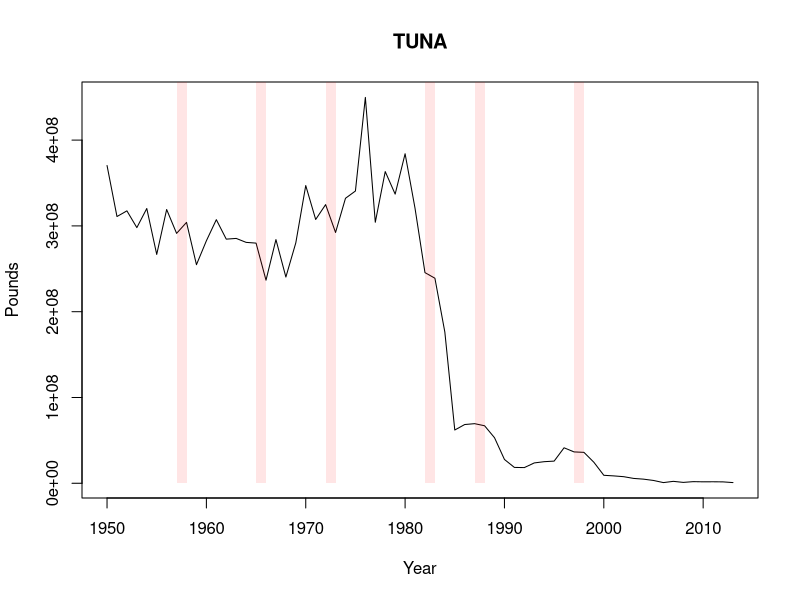
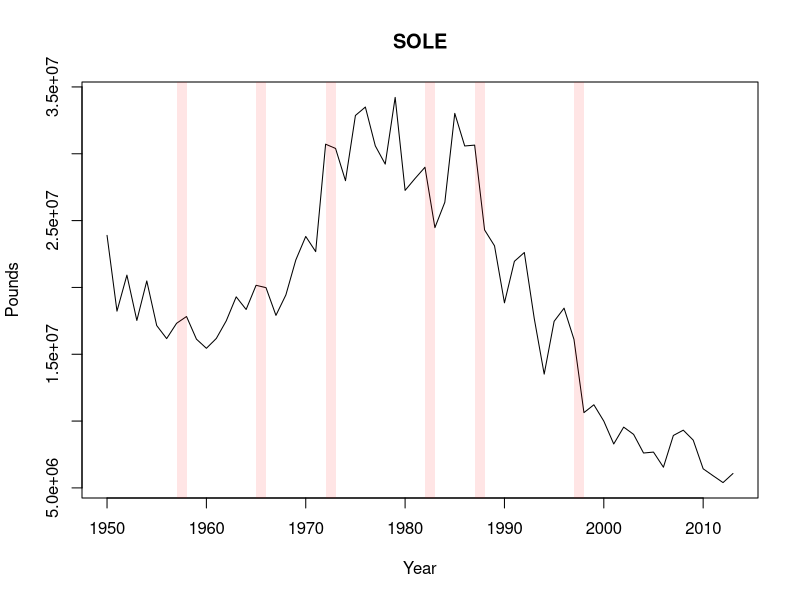
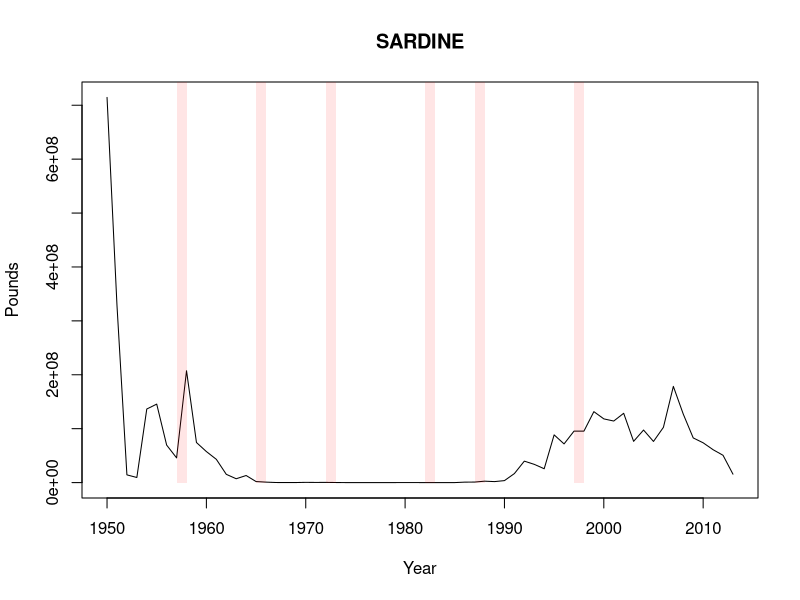
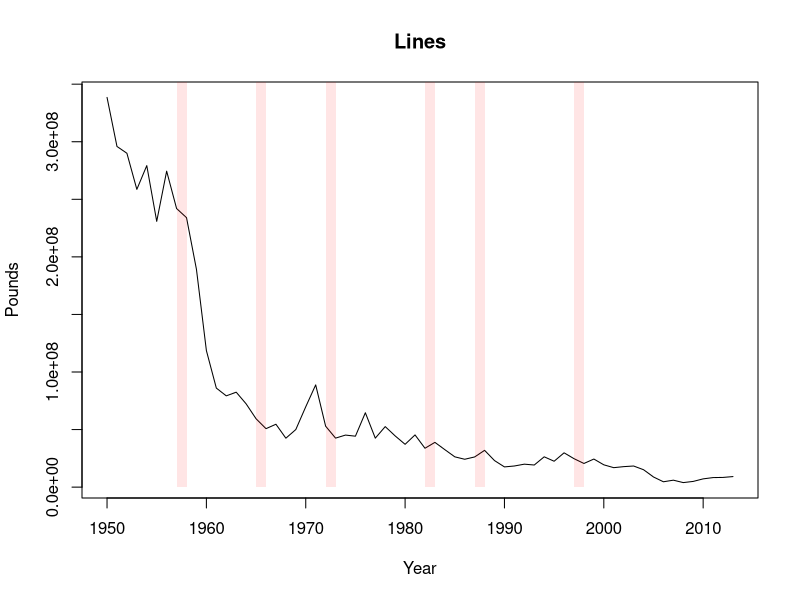
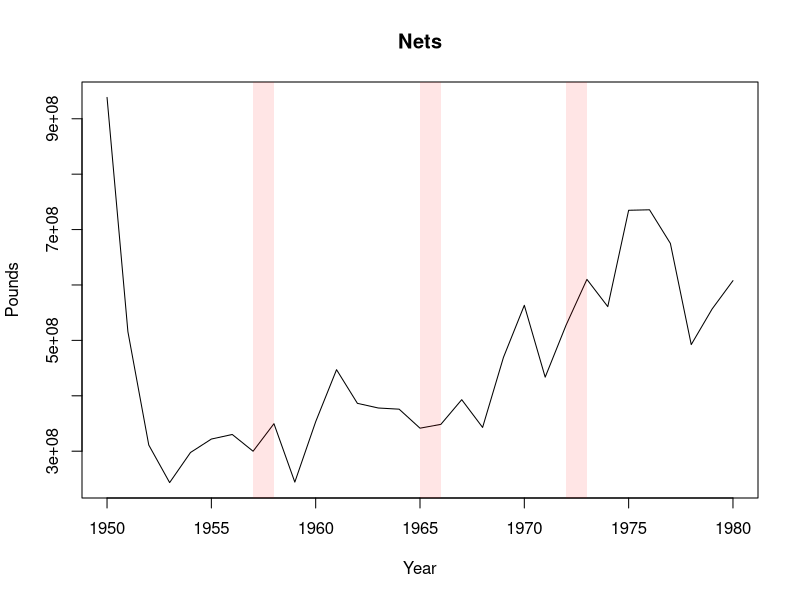

R code for these plots, in order:
#import packages 
library(dplyr)

#reads the csv file 
data = read.csv("final_data.csv")

#uses dplyer to group the year and species together and sum the pounds caught for each species for each year
speciesdata <- data %>% group_by(Year, Species) %>% summarise(sum(Pounds))

#this fucntion makes a plot for the entered species name
plotspecies <- function(name){
  #imports dplyr into the function
  library(dplyr)
  #uses dplyr to filter out only the speices to be graphed
  two <- speciesdata %>% filter(Species == name)
  #creates a file name with the species name
  file_name <- paste(name,".png")
  #elyear 1-6 are the years of el nino, entered in format to make a polygon
  elyear1 = c(1957,1958, 1958,1957)
  elyear2 = c(1965,1966,1965,1966)
  elyear3 = c(1972,1973,1973,1972)
  elyear4 = c(1982,1983,1983,1982)
  elyear5 = c(1987,1988,1988,1987)
  elyear6 = c(1997,1998,1998,1997)
  #y is how tall the polygon will be
  y = c(0,0,10000000000000000000000,100000000000000000000)
  #opens a new image file for the graph to be saved to, named after file_name
  png(file_name)
  #plots the pounds on the y axis and the years on the x axis
  plot(two$Year, two$"sum(Pounds)", type = 'l', main = name, xlab = 'Year', ylab = "Pounds")
  #next 6 lines makes red transparent polygons for the el nino years
  polygon(elyear1,y,col= rgb(1,0,0, .1), border=NA)
  polygon(elyear2,y,col= rgb(1,0,0, .1), border=NA)
  polygon(elyear3,y,col= rgb(1,0,0, .1), border=NA)
  polygon(elyear4,y,col= rgb(1,0,0, .1), border=NA)
  polygon(elyear5,y,col= rgb(1,0,0, .1), border=NA)
  polygon(elyear6,y,col= rgb(1,0,0, .1), border=NA)
  #closes the image file
  dev.off()
}

#uses dplyer to group the data by year and gear, then added the total pounds for over the years
geardata <- data %>% group_by(Year, Gear) %>% summarise(sum(Pounds))

#this function makes a plot for the entered gear to be graphed
plotgear <- function(name){
  #import dplyr into the function
  library(dplyr)
  #uses dplyer to filter out only the gear to be graphed
  two <- geardata %>% filter(Gear == name)
  #opens a new image file for the graph to be saved to, named after file_name
  file_name <- paste(name,".png")
  #elyear 1-6 are the years of el nino, entered in format to make a polygon
  elyear1 = c(1957,1958, 1958,1957)
  elyear2 = c(1965,1966,1965,1966)
  elyear3 = c(1972,1973,1973,1972)
  elyear4 = c(1982,1983,1983,1982)
  elyear5 = c(1987,1988,1988,1987)
  elyear6 = c(1997,1998,1998,1997)
  #y is how tall the polygon will be
  y = c(0,0,10000000000000000000000,100000000000000000000)
  #opens a new image file for the graph to be saved to, named after file_name
  png(file_name)
  #plots the pounds on the y axis and the years on the x axis
  plot(two$Year, two$"sum(Pounds)", type = 'l', main = name, xlab = 'Year', ylab = "Pounds")
  #next 6 lines makes red transparent polygons for the el nino years
  polygon(elyear1,y,col= rgb(1,0,0, .1), border=NA)
  polygon(elyear2,y,col= rgb(1,0,0, .1), border=NA)
  polygon(elyear3,y,col= rgb(1,0,0, .1), border=NA)
  polygon(elyear4,y,col= rgb(1,0,0, .1), border=NA)
  polygon(elyear5,y,col= rgb(1,0,0, .1), border=NA)
  polygon(elyear6,y,col= rgb(1,0,0, .1), border=NA)
  #closes the image file
  dev.off()
}


#here are some examples

plotspecies("TUNA")
plotspecies("SOLE")
plotspecies("SARDINE")


plotgear("Lines")
plotgear("Nets")

 